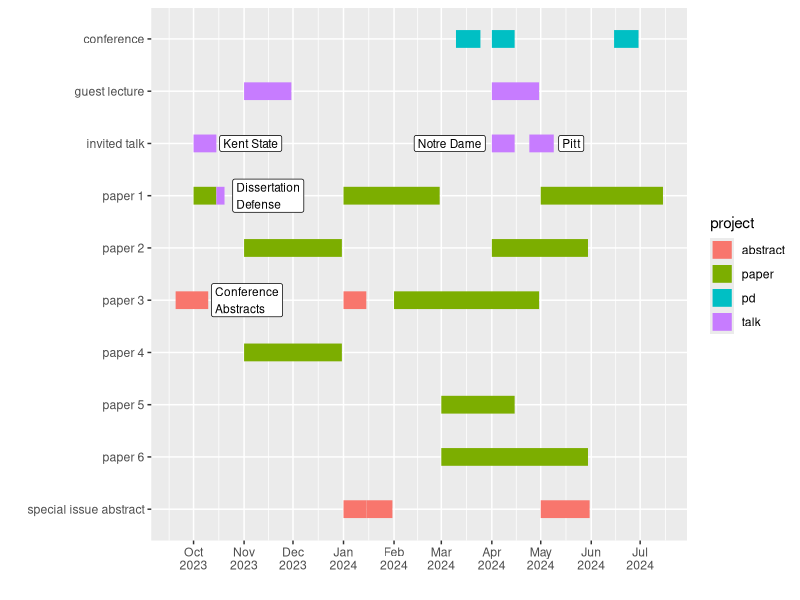

Reproduce this figure in R.
## ---- chunk 1
#| label: 9monthproductivity
#| warning: false 
#| out-width: 100%
#| fig-cap: "Products completed since 2024, colored by project type"

library(tidyverse)

project <- c('paper','paper','paper','talk','talk','abstract','abstract','abstract','abstract','paper','paper','paper','paper','paper','paper','pd','talk','talk','talk','talk','abstract','pd','pd')

name <- c('paper 1','paper 2','paper 6','invited talk','paper 1','paper 3','paper 3','special issue abstract','special issue abstract','paper 2','paper 4','paper 1','paper 3','paper 5','paper 1','conference','guest lecture','guest lecture','invited talk','invited talk','special issue abstract','conference','conference')

begin <- c('10/1/2023','11/1/2023','3/1/2024','10/1/2023','10/15/2023','9/20/2023','1/1/2024','1/1/2024','1/15/2024','4/1/2024','11/1/2023','1/1/2024','2/1/2024','3/1/2024','5/1/2024','3/10/2024','11/1/2023','4/1/2024','4/1/2024','4/24/2024','5/1/2024','6/15/2024', '4/1/2024')

end <- c('10/15/2023','12/31/2023','5/30/2024','10/15/2023','10/20/2023','10/10/2023','1/15/2024','1/15/2024','1/31/2024','5/30/2024','12/31/2023','2/29/2024','4/30/2024','4/15/2024','7/15/2024','3/25/2024','11/30/2023','4/30/2024','4/15/2024','5/9/2024','5/31/2024','6/30/2024', '4/15/2024')

journey <- data.frame(project, name, begin, end)

journey$x <- c(1:nrow(journey))

journey %>% 
 ggplot(aes(x = as.Date(begin, format="%m/%d/%Y"), y = forcats::fct_rev(factor(name)), color = project)) +
  geom_segment(aes(xend = as.Date(end, format="%m/%d/%Y"), yend = forcats::fct_rev(factor(name)), color =  project), size = 6) +
  xlab("") + ylab("") +
  scale_x_date(date_breaks="1 month", date_labels="%b\n%Y")+
  geom_label(x=as.Date("10/25/2023", format="%m/%d/%Y"), y=7, 
            label="Dissertation\nDefense", hjust = 0, stat="unique", size=3, color="black")+
    geom_label(x=as.Date("10/12/2023", format="%m/%d/%Y"), y=5, 
            label="Conference\nAbstracts", hjust = 0, stat="unique", size=3, color="black") +
      geom_label(x=as.Date("03/28/2024", format="%m/%d/%Y"), y=8, 
            label="Notre Dame", hjust = 1, stat="unique", size=3, color="black") +
   geom_label(x=as.Date("05/12/2024", format="%m/%d/%Y"), y=8, 
            label="Pitt", hjust = 0, stat="unique", size=3, color="black", align="right")+
   geom_label(x=as.Date("10/17/2023", format="%m/%d/%Y"), y=8, 
            label="Kent State", hjust = 0, stat="unique", size=3, color="black", align="right")

